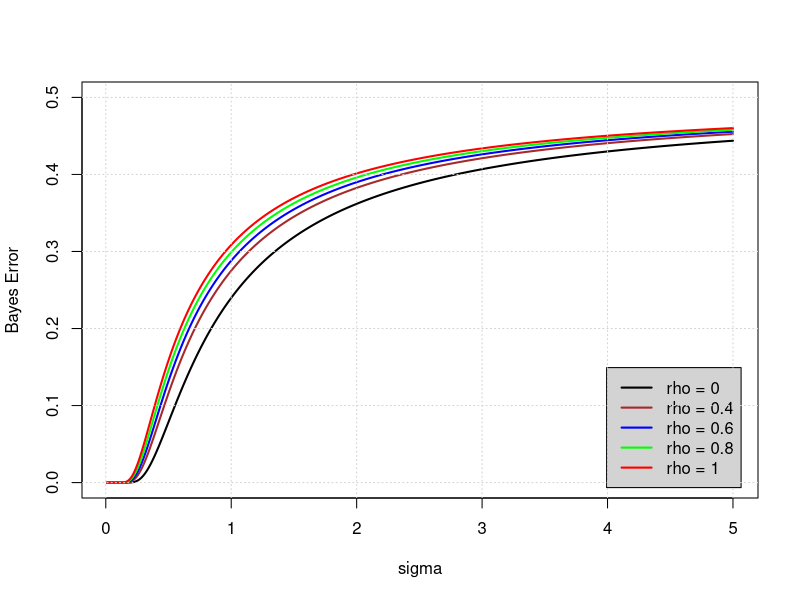
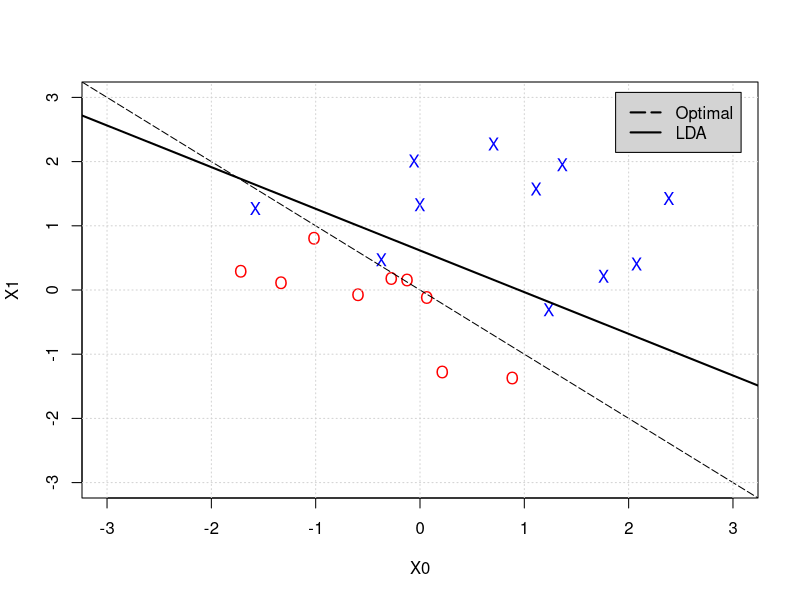
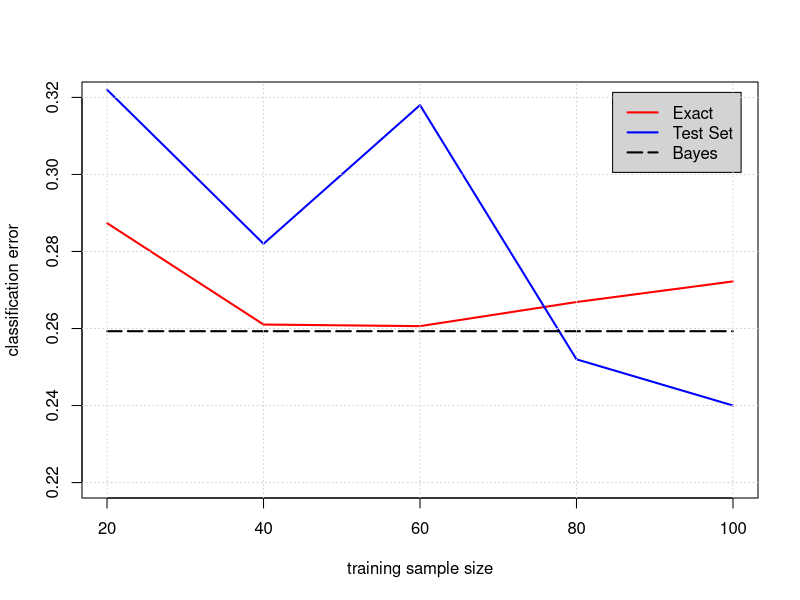

These charts were generated, in order, by the following R code:
# Materials Informatics
# Computer Project 1
# Assignment 1 
# Author: Ulisses Braga-Neto

## Item (b)  

sigma <- seq(0.01,5,0.01)
plot(sigma,pnorm(-1/(sqrt(2)*sigma)),type="l",lwd=2,xlab="sigma",ylab="Bayes Error",ylim=c(0,0.5),main=NULL)
lines(sigma,pnorm(-1/(sqrt(2)*sigma*sqrt(1+0.4))),col="brown",lwd=2)
lines(sigma,pnorm(-1/(sqrt(2)*sigma*sqrt(1+0.6))),col="blue",lwd=2)
lines(sigma,pnorm(-1/(sqrt(2)*sigma*sqrt(1+0.8))),col="green",lwd=2)
lines(sigma,pnorm(-1/(sqrt(2)*sigma*sqrt(1+1))),col="red",lwd=2)
legend("bottomright",legend=c("rho = 0","rho = 0.4","rho = 0.6","rho = 0.8","rho = 1"),lwd=c(2,2,2,2,2),col=c("black","brown","blue","green","red"),inset=0.025,bg="lightgray")
grid()

# Item (c)

library(MASS) #needed for mvrnorm

# parameters of the simulation
n    <- 20   # sample size
c    <- 0.5  # prior probability of class 1
cor  <- 0.2  # correlation between two genes
sig2 <- 1    # predictor variance

# Simulate 2-D data from Gaussian distributions
n1 <- 0
while (n1<8 | n1>12)
  n1 <- rbinom(1,n,c);
n0 <- n - n1
X0 <- mvrnorm(n0,mu=c(0,0),Sigma=matrix(sig2*c(1,cor,cor,1),2,2))
X1 <- mvrnorm(n1,mu=c(1,1),Sigma=matrix(sig2*c(1,cor,cor,1),2,2))

# Plot data and optimal classifier
quartz()
plot(X0,xlim=c(-3,3),ylim=c(-3,3),col="red",pch="O",lwd=2,xlab="X0",ylab="X1")
points(X1,col="blue",pch="X")
abline(a=0,b=-1,lty=5)
grid()

# Find LDA and plot
m0 <- colMeans(X0) # mean(X0)
m1 <- colMeans(X1) # mean(X1)
S <- ((n0-1)*var(X0)+(n1-1)*var(X1))/(n-2) # pooled covariance
Si <- solve(S);
a <- as.vector(Si%*%(m1-m0))
b <- as.numeric(0.5%*%t(m0-m1)%*%Si%*%(m0+m1))
slope <- -a[1]/a[2]
intercept <- -b/a[2]
abline(a=intercept,b=slope,lwd=2)
legend("topright",c("Optimal","LDA"),lty=c(5,1),lwd=2,inset=0.025,bg="lightgray")

## Item (d)  

# Find optimal (Bayes) error
dt <- sqrt(2)/sqrt(sig2*(1+cor))
berr <- pnorm(-0.5*dt)
cat(sprintf("Optimal error = %.2f%%\n\n",100*berr))

m <- 500 # test sample size
N <- seq(20,100,20)  # vector of sample sizes
exact_err <- vector("numeric",length(N)) # vector to store exact errors (formula)
MC_err <- vector("numeric",length(N)) # vector to store test-set errors

# loop
cnt <- 1
for (n in N) {

  # Simulate training data
  n1 <- 0
  while (n1<0.4*n | n1>0.6*n)
    n1 <- rbinom(1,n,c);
  n0 <- n - n1
  X0 <- mvrnorm(n0,mu=c(0,0),Sigma=matrix(sig2*c(1,cor,cor,1),2,2))
  X1 <- mvrnorm(n1,mu=c(1,1),Sigma=matrix(sig2*c(1,cor,cor,1),2,2))

  # Find LDA parameters
  m0 <- colMeans(X0) # mean(X0)
  m1 <- colMeans(X1) # mean(X1)
  S <- ((n0-1)*var(X0)+(n1-1)*var(X1))/(n-2) # pooled covariance
  Si <- solve(S);
  a <- as.vector(Si%*%(m1-m0))
  b <- as.numeric(0.5%*%t(m0-m1)%*%Si%*%(m0+m1))

  # Find exact classification error
  dt0 <- sqrt(a[1]^2+2*cor*a[1]*a[2]+a[2]^2)
  err <- 0.5*(pnorm((-a[1]-a[2]-b)/dt0)+pnorm(b/dt0))
  exact_err[cnt] <- err
  cat(sprintf("Exact    LDA classifier error (n = %g) = %.2f%%\n",n,100*err))

  # Simulate testing data
  nt1 <- rbinom(1,m,c);
  nt0 <- m - nt1
  Xt0 <- mvrnorm(nt0,mu=c(0,0),Sigma=matrix(sig2*c(1,cor,cor,1),2,2))
  Xt1 <- mvrnorm(nt1,mu=c(1,1),Sigma=matrix(sig2*c(1,cor,cor,1),2,2))

  # Find test-sample (Monte-Carlo) classification error
  err <- (sum(Xt0%*%a + b>0) + sum(Xt1%*%a + b <= 0))/m
  MC_err[cnt] <- err
  cat(sprintf("Test-Set LDA classifier error (n = %g) = %.2f%%\n\n",n,100*err))
 
  cnt <- cnt + 1
}  

# plot errors
quartz()
plot(N,exact_err,ylim=c(0.22,0.32),col="red",lwd=2,type="l",xlab="training sample size",ylab="classification error")
lines(N,MC_err,col="blue",lwd=2)
lines(N,rep(berr,length(N)),lty=5,lwd=2)
legend("topright",c("Exact","Test Set","Bayes"),lty=c(1,1,5),col=c("red","blue","black"),lwd=2,inset=0.025,bg="lightgray")
grid()